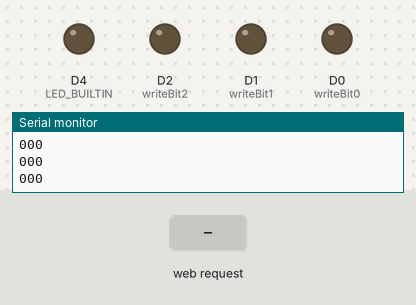
The sketch below on a simulated ESP8266 (NodeMCU). Parts: output pins drawn as LEDs (lit = HIGH, except the on-board LED, lit = LOW), the last lines printed to the serial monitor. The test bench sets the inputs (shaded band). WiFi joins after 1.5 s; servers stay silent unless stated.

Above: at 2.7 s.
2.8 s: HTTP request GET /handle_0_0_1 received
At 4.1 s:
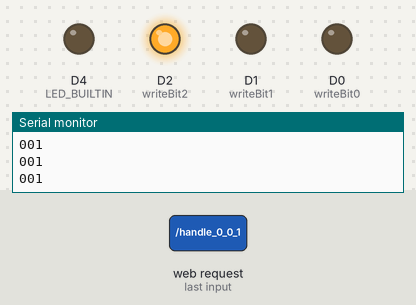
5.0 s: HTTP request GET /handle_0_1_0 received
At 6.7 s:
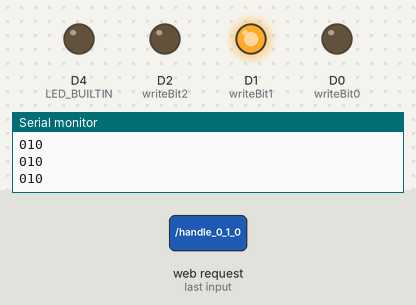
7.0 s: HTTP request GET /handle_0_1_1 received
At 8.4 s:
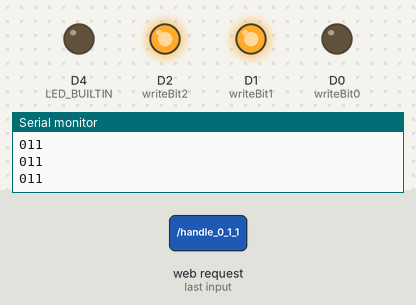
9.0 s: HTTP request GET /handle_1_0_0 received
At 10.0 s:
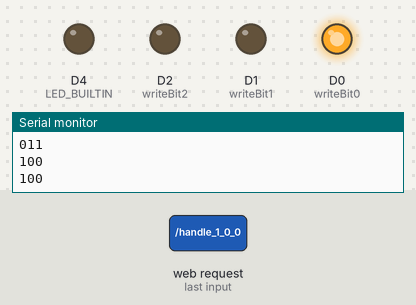
11.0 s: HTTP request GET /handle_1_0_1 received
At 12.7 s:
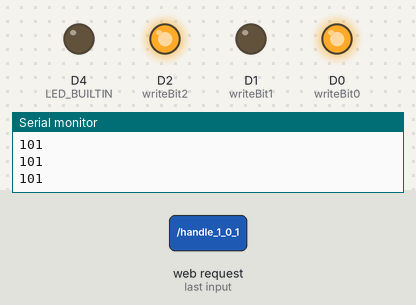
13.0 s: HTTP request GET /handle_1_1_0 received
At 14.4 s:
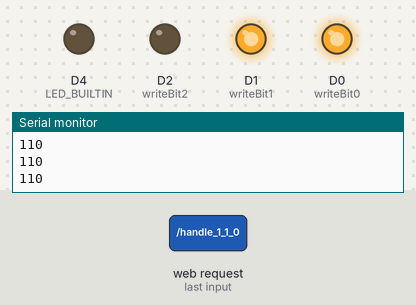
Timing chart, 0 to 16.0 s (numbered marks = the images above; inputs shaded):
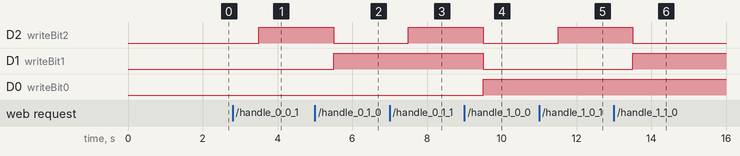

The sketch:

captive_portal.ino
```cpp
#include <ESP8266WiFi.h>
#include <WiFiClient.h>
#include <ESP8266WebServer.h>
#include <DNSServer.h>
#include <ESP8266mDNS.h>
#include <EEPROM.h>


#ifndef APSSID
#define APSSID "Kaardin"
#define APPSK  ""
#endif

const char *softAP_ssid = APSSID;
const char *softAP_password = APPSK;

/* hostname for mDNS. Should work at least on windows. Try http://esp8266.local */
const char *myHostname = "esp8266";

/* Don't set this wifi credentials. They are configurated at runtime and stored on EEPROM */
char ssid[33] = "";
char password[65] = "";

// DNS server
const byte DNS_PORT = 53;
DNSServer dnsServer;

// Web server
ESP8266WebServer server(80);

/* Soft AP network parameters */
IPAddress apIP(172, 217, 28, 1);
IPAddress netMsk(255, 255, 255, 0);


/** Should I connect to WLAN asap? */
boolean connect;

/** Last time I tried to connect to WLAN */
unsigned long lastConnectTry = 0;

/** Current WLAN status */
unsigned int status = WL_IDLE_STATUS;

uint8_t LED1pin = 2;

int writeBit0 = D0;
int writeBit1 = D1;
int writeBit2 = D2;

int b0;
int b1;
int b2;

int analogVAL = 0;

int delayVal = 0;

String picture1 = "";

String SendHTML(){
  String ptr = "<!DOCTYPE html> <html>\n";
  ptr +="<head><meta name=\"viewport\" content=\"width=device-width, initial-scale=1.0, user-scalable=no\">\n";
  //ptr +="<title>Superuloo</title><style>#title{width: 100%;height: 10%;background-color: rgb(161, 161, 161);position: absolute;bottom: 0;left: 0;top: 0;color: white;font-size:10vw;text-align:center;line-height:10vh;border-radius:5px;}#stop{width:80%;height:10%;background-color:brown;position:absolute;bottom:5%;left:10%;color:white;font-size:10vw;text-align:center;line-height:10vh;border-radius:15px;}.modes{margin-top:25%;width:50%;height:80%;float:left;}#light_img{width:80%;margin-left:5%;margin-bottom:10%;background-color:rgb(228,228,228);border-radius:15px;}#arrow{width:80%;margin-left:5%;margin-bottom:10%;border-radius:15px;}.move{margin-top:50%;width:50%;height:80%;float:right;}@mediaonlyscreenand(min-width:700px){#light_img{width:50%;margin-left:25%;}#arrow{width:50%;margin-left:25%;}@mediaonlyscreenand(min-width:1000px){#light_img{width:20%;margin-left:5%;}#arrow{width:20%;margin-left:5%;}#title{font-size:4vw;}.modes{margin-top:12%;}.move{margin-top:12%;}#stop{font-size:4vw;}}</style>";

  ptr +="<title>Kaardin</title>\n";
  ptr +="<style>html { font-family: Helvetica; display: inline-block; margin: 0px auto; text-align: center;}\n";
  ptr +="body{margin-top: 50px;} h1 {color: #444444;margin: 50px auto 30px;} h3 {color: #444444;margin-bottom: 50px;}\n";
  ptr +=".button {display: block;width: 80px;background-color: #1abc9c;border: none;color: white;padding: 13px 30px;text-decoration: none;font-size: 25px;margin: 0px auto 35px;cursor: pointer;border-radius: 4px;}\n";
  ptr +=".button-on {background-color: #1abc9c;}\n";
  ptr +=".button-on:active {background-color: #16a085;}\n";
  ptr +=".button-off {background-color: #34495e;}\n";
  ptr +=".button-off:active {background-color: #2c3e50;}\n";
  ptr +="p {font-size: 14px;color: #888;margin-bottom: 10px;}\n";
  ptr +="</style>\n";
  ptr +="</head>\n";
  ptr +="<body>\n";
  ptr +="<div id=\"title\">SupeRuloo</div>";

  ptr +="<a class=\"button button-on\" href=\"/handle_0_0_0\">Stop</a>\n";

  ptr +="<a class=\"button button-on\" href=\"/handle_0_0_1\">Ülesse</a>\n";

  ptr +="<a class=\"button button-on\" href=\"/handle_0_1_0\">Alla</a>\n";

  ptr +="</body>\n";
  ptr +="</html>\n";
  return ptr;
}


/** Redirect to captive portal if we got a request for another domain. Return true in that case so the page handler do not try to handle the request again. */
boolean captivePortal() {

    Serial.println("Request redirected to captive portal");
    server.send(200, "text/html", SendHTML());
    return true;
}

void sendBinary(){

  Serial.print(b0);
  Serial.print(b1);
  Serial.println(b2);
  delay(500);
  digitalWrite(writeBit0, b0);
  digitalWrite(writeBit1, b1);
  digitalWrite(writeBit2, b2);

}

void setBinary(int a, int b, int c){
  b0 = a;
  b1 = b;
  b2 = c;
  //Serial.print(b0);
  //Serial.print(b1);
  //Serial.println(b2);

}


boolean handle_0_0_0(){
  setBinary(0,0,0);
  server.send(200, "text/html", SendHTML());
  return true;
}

boolean handle_0_0_1(){
  setBinary(0,0,1);
  server.send(200, "text/html", SendHTML());
  return true;
}

boolean handle_0_1_0(){
  setBinary(0,1,0);
  server.send(200, "text/html", SendHTML());
  return true;
}

boolean handle_0_1_1(){
  setBinary(0,1,1);
  server.send(200, "text/html", SendHTML());
  return true;
}

boolean handle_1_0_0(){
  setBinary(1,0,0);
  server.send(200, "text/html", SendHTML());
  return true;
}

boolean handle_1_0_1(){
  setBinary(1,0,1);
  server.send(200, "text/html", SendHTML());
  return true;
}

boolean handle_1_1_0(){
  setBinary(1,1,0);
  server.send(200, "text/html", SendHTML());
  return true;
}


boolean handle_1_1_1(){
  setBinary(1,1,1);
  server.send(200, "text/html", SendHTML());
  return true;
}


void setup() {
  delay(1000);
  pinMode(D0, OUTPUT);
  pinMode(D1, OUTPUT);
  pinMode(D2, OUTPUT);
  pinMode(LED_BUILTIN, OUTPUT);
  digitalWrite(LED_BUILTIN, HIGH);

  Serial.begin(115200);
  Serial.println();
  Serial.println("Configuring access point...");
  /* You can remove the password parameter if you want the AP to be open. */
  WiFi.softAPConfig(apIP, apIP, netMsk);
  WiFi.softAP(softAP_ssid, softAP_password);
  delay(500); // Without delay I've seen the IP address blank
  Serial.print("AP IP address: ");
  Serial.println(WiFi.softAPIP());

  /* Setup the DNS server redirecting all the domains to the apIP */
  dnsServer.setErrorReplyCode(DNSReplyCode::NoError);
  dnsServer.start(DNS_PORT, "*", apIP);

  /* Setup web pages: root, wifi config pages, SO captive portal detectors and not found. */

  server.on("/handle_0_0_0", handle_0_0_0);
  server.on("/handle_0_0_1", handle_0_0_1);
  server.on("/handle_0_1_0", handle_0_1_0);
  server.on("/handle_0_1_1", handle_0_1_1);
  server.on("/handle_1_0_0", handle_1_0_0);
  server.on("/handle_1_0_1", handle_1_0_1);
  server.on("/handle_1_1_0", handle_1_1_0);
  server.on("/handle_1_1_1", handle_1_1_1);


  server.on("/", captivePortal);
  server.on("/generate_204", captivePortal);  //Android captive portal. Maybe not needed. Might be handled by notFound handler.
  server.on("/fwlink", captivePortal);  //Microsoft captive portal. Maybe not needed. Might be handled by notFound handler.

  server.begin(); // Web server start
  Serial.println("HTTP server started");
  connect = strlen(ssid) > 0; // Request WLAN connect if there is a SSID
}

void connectWifi() {
  Serial.println("Connecting as wifi client...");
  WiFi.disconnect();
  WiFi.begin(ssid, password);
  int connRes = WiFi.waitForConnectResult();
  Serial.print("connRes: ");
  Serial.println(connRes);
}

void loop() {

  if (connect) {
    Serial.println("Connect requested");
    connect = false;
    connectWifi();
    lastConnectTry = millis();
  }
  {
    unsigned int s = WiFi.status();
    if (s == 0 && millis() > (lastConnectTry + 60000)) {
      /* If WLAN disconnected and idle try to connect */
      /* Don't set retry time too low as retry interfere the softAP operation */
      connect = true;
    }
    if (status != s) { // WLAN status change
      Serial.print("Status: ");
      Serial.println(s);
      status = s;
      if (s == WL_CONNECTED) {
        /* Just connected to WLAN */
        Serial.println("");
        Serial.print("Connected to ");
        Serial.println(ssid);
        Serial.print("IP address: ");
        Serial.println(WiFi.localIP());

        // Setup MDNS responder
        if (!MDNS.begin(myHostname)) {
          Serial.println("Error setting up MDNS responder!");
        } else {
          Serial.println("mDNS responder started");
          // Add service to MDNS-SD
          MDNS.addService("http", "tcp", 80);
        }
      } else if (s == WL_NO_SSID_AVAIL) {
        WiFi.disconnect();
      }
    }
    if (s == WL_CONNECTED) {
      MDNS.update();
    }
  }
  // Do work:
  //delay(1000);
  //analogVAL = 200;
  //Serial.println("Analog val : "+ analogVAL);
   //DNS
  dnsServer.processNextRequest();

  sendBinary();


    //DNS
  dnsServer.processNextRequest();
  //HTTP
  server.handleClient();


  //Serial.println(analogRead(AnalogPin));


}
```

Measured:
- after the input at 2.8 s, D2 (writeBit2): LOW → HIGH after 0.70 s
- after the input at 5.0 s, D2 (writeBit2): HIGH → LOW after 0.50 s; D1 (writeBit1): LOW → HIGH after 0.50 s
- after the input at 7.0 s, D2 (writeBit2): LOW → HIGH after 0.50 s
- after the input at 9.0 s, D2 (writeBit2), D1 (writeBit1): HIGH → LOW after 0.51 s; D0 (writeBit0): LOW → HIGH after 0.51 s
- after the input at 11.0 s, D2 (writeBit2): LOW → HIGH after 0.51 s
- after the input at 13.0 s, D2 (writeBit2): HIGH → LOW after 0.51 s; D1 (writeBit1): LOW → HIGH after 0.51 s
